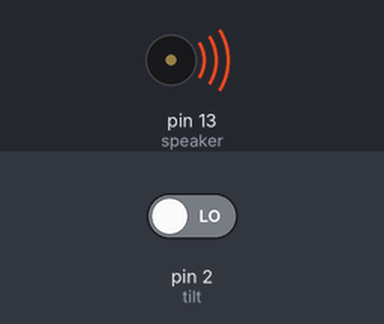
This sketch was run on a simulated Arduino Uno, built with avr-gcc and run on an emulated ATmega328P. Shown: buzzer (waves = sounding). Inputs (shaded band) come from the test bench; at power-on: pin 2 (tilt) LOW.

Above: at 1.4 s.
1.5 s: pin 2 (tilt) driven HIGH
At 2.6 s:
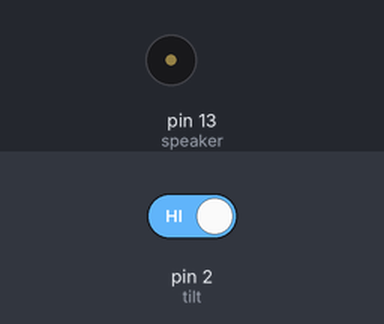
3.1 s: pin 2 (tilt) driven LOW
At 4.0 s:
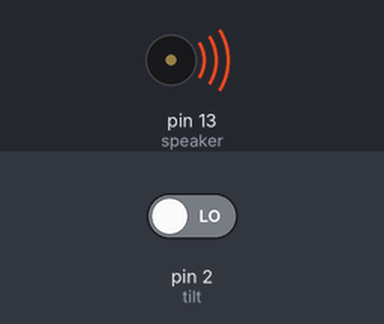
Timing chart, 0 to 6.1 s (numbered marks = the images above; inputs shaded):
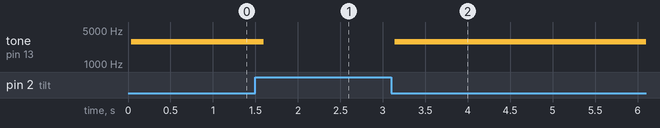

The sketch:

7_2_sketch.ino
```cpp
int tilt = 2; // the number of the input pin
int speaker = 13; // the number of the output pin

void setup() {
  pinMode(tilt, INPUT);
  pinMode(speaker, OUTPUT);
}

void loop() {
  int reading;
  reading = digitalRead(tilt);

  if (reading)
    playTone(0, 0);
  else
    playTone(300, 300);
}

// duration in mSecs, frequency in hertz
void playTone(long duration, int freq) {
  duration *= 1000;
  int period = (1.0 / freq) * 100000;
  long elapsed_time = 0;
  while (elapsed_time < duration) {
    digitalWrite(13, HIGH);
    digitalWrite(speaker, HIGH);
    delayMicroseconds(period / 2);
    digitalWrite(13, LOW);
    digitalWrite(speaker, LOW);
    delayMicroseconds(period / 2);
    elapsed_time += (period);
  }
}
```

Measured:
- after the input at 1.5 s, tone on pin 13 (speaker): 2891 Hz → silent after 0.10 s
- after the input at 3.1 s, tone on pin 13 (speaker): silent → 2891 Hz at once
